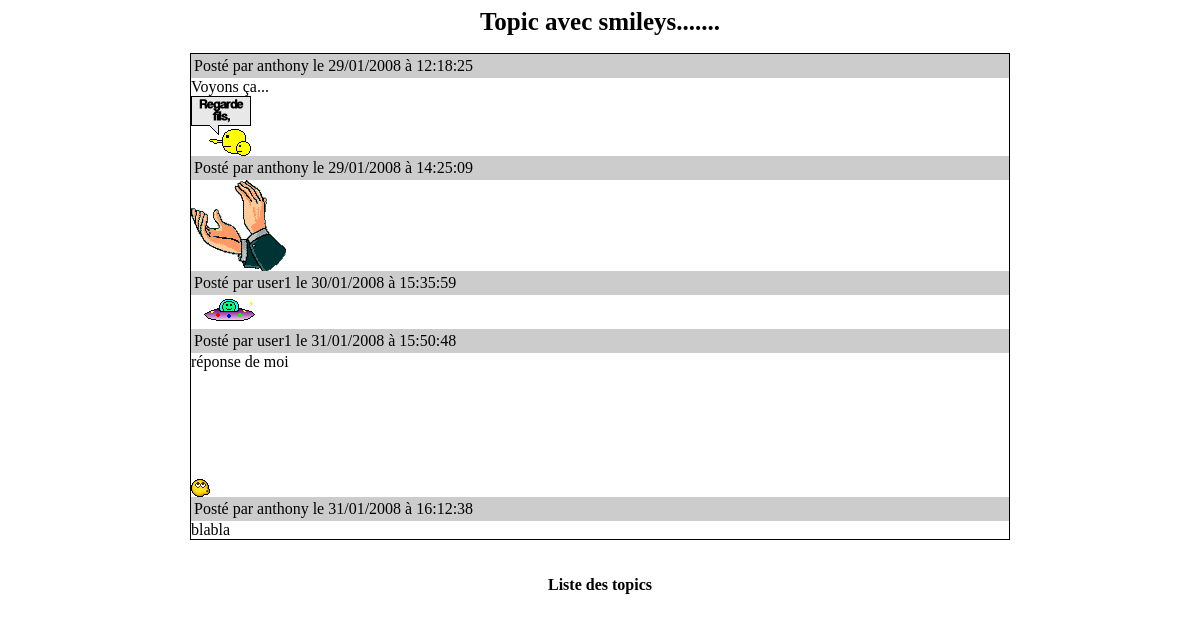
/posts.php?id_topic=11, run on the app's committed database.
### tables this page shows
CREATE TABLE `topics` (
  `id_topic` int(11) NOT NULL AUTO_INCREMENT,
  `id_forum` int(11) NOT NULL DEFAULT '0',
  `titre` mediumtext NOT NULL,
  `date` timestamp NOT NULL DEFAULT CURRENT_TIMESTAMP ON UPDATE CURRENT_TIMESTAMP,
  `login` varchar(15) NOT NULL DEFAULT '',
  `nbvu` int(11) unsigned NOT NULL DEFAULT '0',
  PRIMARY KEY (`id_topic`),
  KEY `FK_topics_1` (`id_forum`),
  CONSTRAINT `FK_topics_1` FOREIGN KEY (`id_forum`) REFERENCES `forums` (`id_forum`) ON DELETE CASCADE ON UPDATE CASCADE
);

CREATE TABLE `posts` (
  `id_post` int(11) NOT NULL AUTO_INCREMENT,
  `id_topic` int(11) NOT NULL DEFAULT '0',
  `login` varchar(15) NOT NULL DEFAULT '',
  `text` mediumtext NOT NULL,
  `date` timestamp NOT NULL DEFAULT CURRENT_TIMESTAMP ON UPDATE CURRENT_TIMESTAMP,
  PRIMARY KEY (`id_post`)
);

### www/posts.php (the view, shortened to what this page needs)
<?php
include('./fonctions.php');
?>
<html>
<head>
<title>Liste des posts du topic : <?php
$req_top = mysqli_query($lien,"select id_forum,titre from topics where id_topic='".$_GET['id_topic']."'");
$res = mysqli_fetch_assoc($req_top);
$titre_topic = $res['titre'];
$id_forum = $res['id_forum'];
?></title>
</head>
<body>
<?php
echo '<h1>'.mef($titre_topic).'</h1>';
echo '<table class="tableau" align="center" cellpadding="0" cellspacing="0">';
$sql = "SELECT * FROM posts WHERE id_topic='".$_GET['id_topic']."' ORDER BY date ASC";
$req = mysqli_query($lien,$sql);
while($ligne = mysqli_fetch_object($req)) {
	$time = formatDate($ligne->date);
	echo '<tr><td class="entetePost">';
	echo '<table width="100%"><tr><td align="left">';
	echo 'Post&eacute; par '.$ligne->login.' le '.$time.'</td>';
	echo '<td align="right">';
	echo '</td></tr></table>';
	echo '</td></tr>';
	echo '<tr><td class="post">'.mef($ligne->text).'</td></tr>';
}
echo '</table>';
?>
<br>
<br>
<center><a href="topics.php?id_forum=<?php echo $id_forum; ?>">Liste des topics</a></center>
</body>
</html>

### www/fonctions.php (shortened to what this page needs)
<?php
function formatDate($str) {
	$annee = substr($str,0,4);
	$mois = substr($str,5,2);
	$jour = substr($str,8,2);
	$heure = substr($str,11,2);
	$minute = substr($str,14,2);
	$secondes = substr($str,17,2);
	$str = $jour.'/'.$mois.'/'.$annee.' &agrave; '.$heure.':'.$minute.':'.$secondes;
	return $str;
}
function mef($str) {
	$str = nl2br($str);
  $dossier = 'images/smileys/';
	$d = opendir($dossier);
	while(($fichier = readdir($d)) !== false) {
		if(ereg('[a-zA-Z0-9]*\.(GIF|gif)',$fichier) !== false) {
			$tabCode[] = ':'.substr($fichier,0,strlen($fichier)-4).':';
			$tabImg[] = '<img src="'.$dossier.$fichier.'" border="0">';
		}
	}
	$str = str_replace($tabCode,$tabImg,$str);
  return $str;
}
?>

### www/styles.css (style rules this page uses)
a:link { color: black; font-weight: bold; text-decoration:none; }
h1 { text-align:center; font-size: 25px; color: black; }
.entetePost { font-size: 15px; font-style: italic; font-weight: bold; background-color: #CCCCCC; }
.tableau { border-collapse:collapse; border: 1px solid black; width: 820px; }

### data on the page
topics: titre "Topic avec smileys......."
posts: login "anthony", date "29/01/2008 à 12:18:25", text "Voyons ça...", shows a picture
posts: login "anthony", date "29/01/2008 à 14:25:09", shows a picture
posts: login "user1", date "30/01/2008 à 15:35:59", shows a picture
posts: login "user1", date "31/01/2008 à 15:50:48", text "réponse de moi", shows a picture
posts: login "anthony", date "31/01/2008 à 16:12:38", text "blabla"
